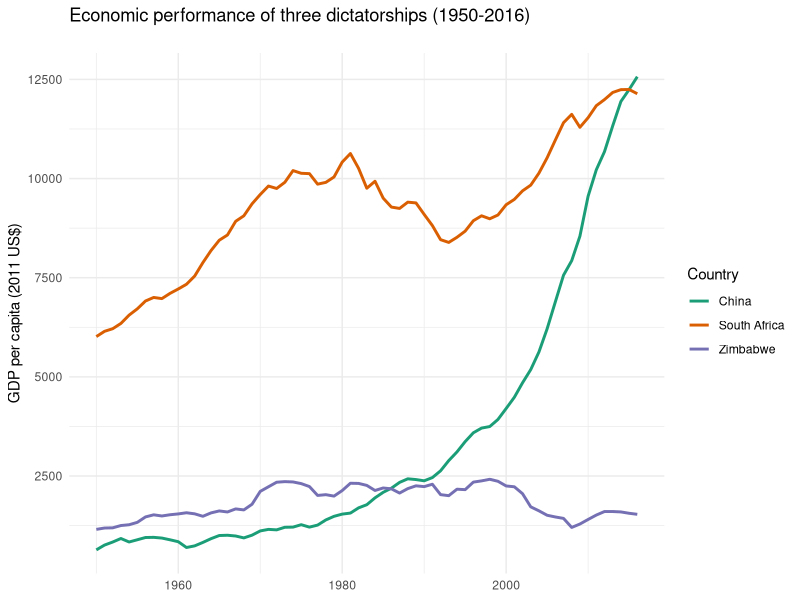
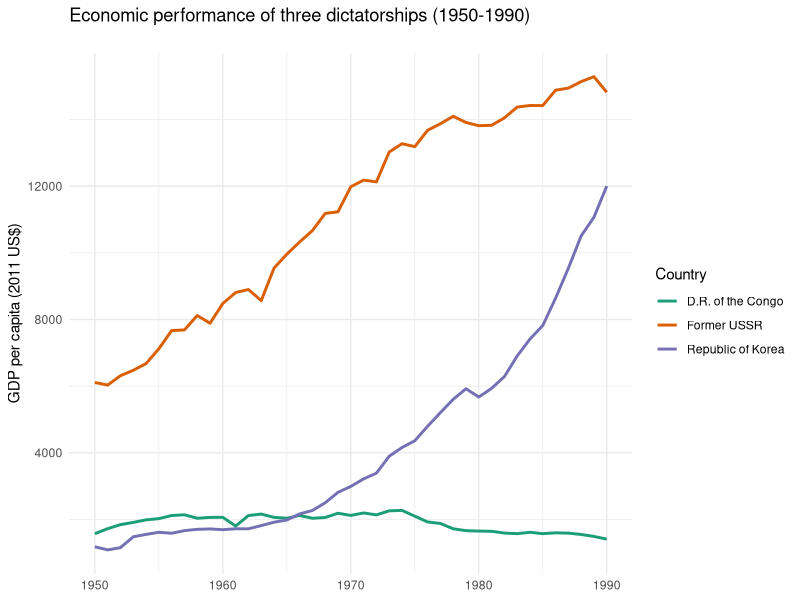
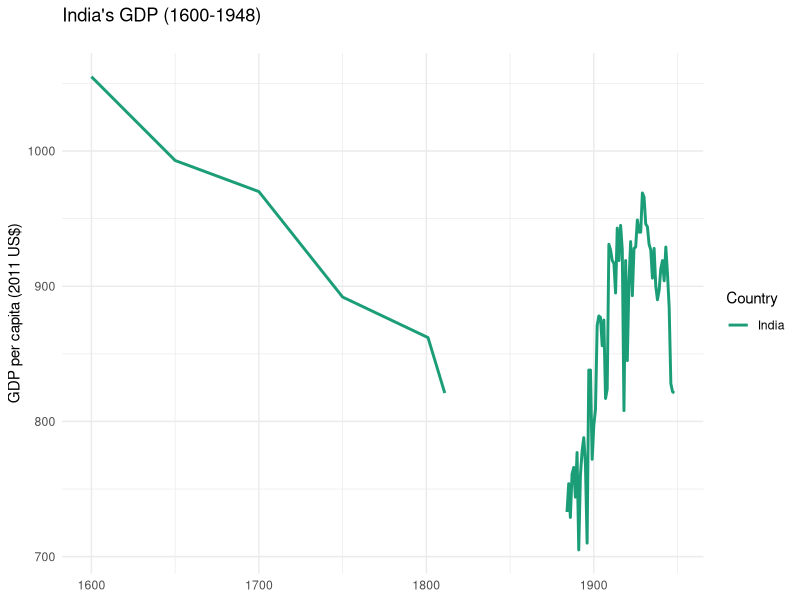

R code for these plots, in order:
## ---- chunk 1
#| include: false 
library(tidyverse)
maddison_dat <- read_csv("data/mpd_2018.csv")
three_cases_dat <- maddison_dat %>%
  filter(
         countrycode %in% c("ZWE", "ZAF", "CHN"), 
         year >= 1950
        )  
dictator_dat <- maddison_dat %>%
  filter(
         countrycode %in% c("SUN", "COD", "KOR"), 
         year >= 1950 & year <= 1990
        )

india_dat <- maddison_dat %>%
  filter(countrycode == "IND", 
         year >= 1600 & year <= 1948 
        )
## ---- chunk 2
#| fig-cap: "Source: Maddison Project Database, version 2018." 

three_cases_gdp <- ggplot(three_cases_dat, aes(x = year, y = rgdpnapc, color = country)) +
  geom_line(linewidth = 1) +
  labs(x = NULL, y = "GDP per capita (2011 US$)", 
       title = "Economic performance of three dictatorships (1950-2016)\n") +
  scale_color_brewer(palette = "Dark2", name = "Country") +
  theme_minimal() 

three_cases_gdp
## ---- chunk 3
#| fig-cap: "Source: Maddison Project Database, version 2018." 

dictator_gdp <- ggplot(dictator_dat, aes(x = year, y = rgdpnapc, color = country)) +
  geom_line(linewidth = 1) +
  labs(x = NULL, y = "GDP per capita (2011 US$)", 
       title = "Economic performance of three dictatorships (1950-1990)\n") +
  scale_color_brewer(palette = "Dark2", name = "Country") +
  theme_minimal() 

dictator_gdp
## ---- chunk 4
#| fig-cap: "Source: Maddison Project Database, version 2018." 
india_gdp <- ggplot(india_dat, aes(x = year, y = rgdpnapc, color = country)) +
  geom_line(linewidth = 1) +
  labs(x = NULL, y = "GDP per capita (2011 US$)", 
       title = "India's GDP (1600-1948)\n") +
  scale_color_brewer(palette = "Dark2", name = "Country") +
  theme_minimal() 

india_gdp
